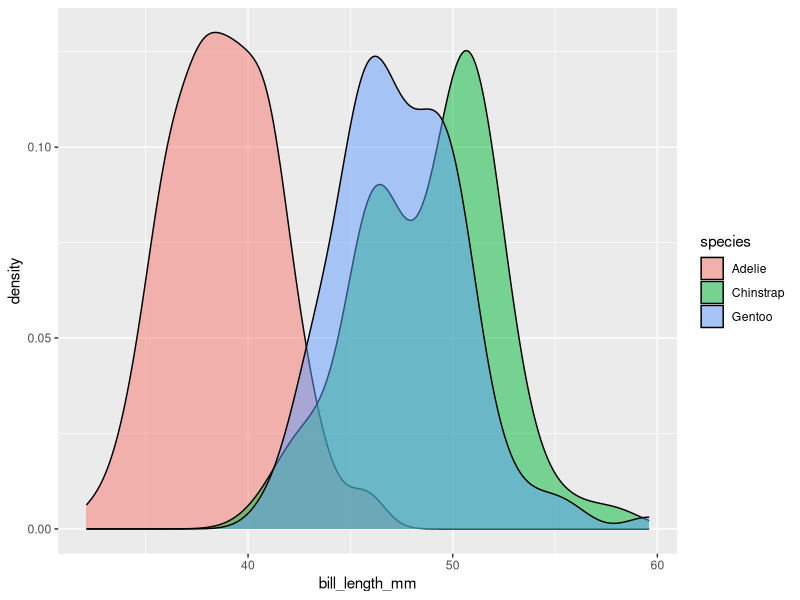
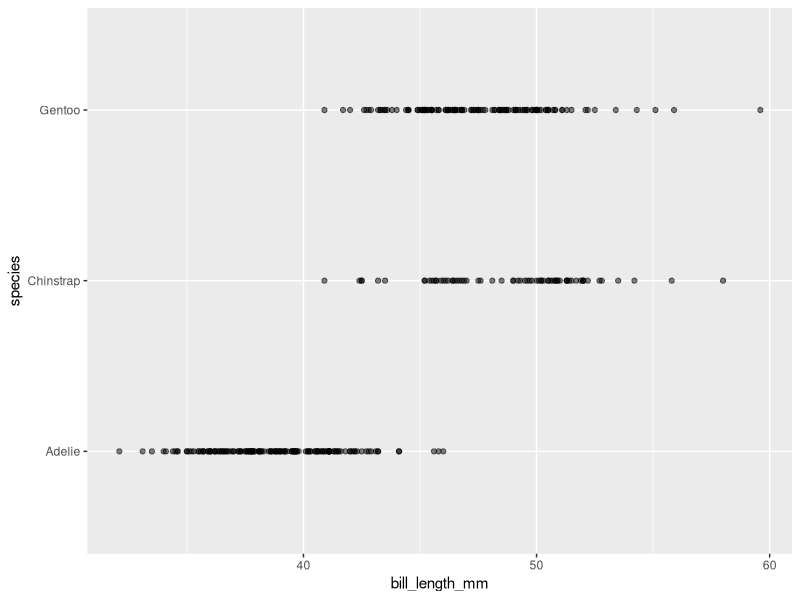
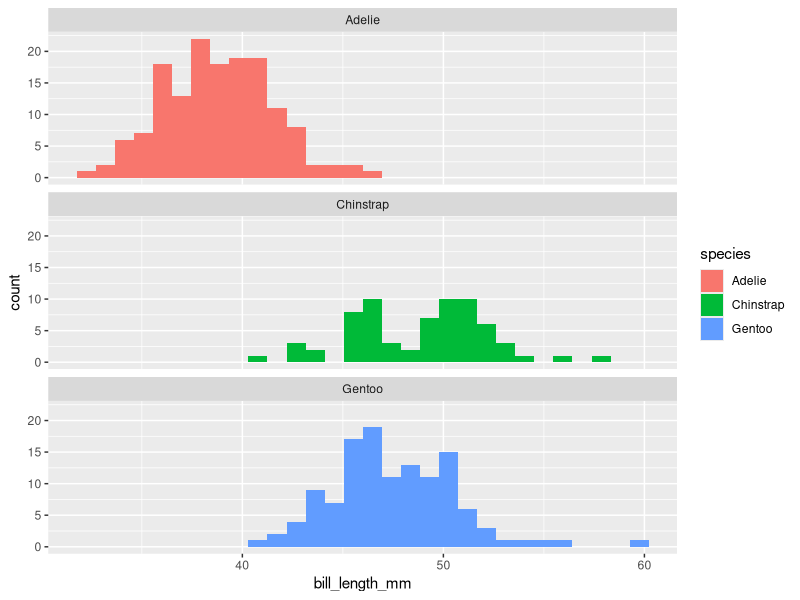
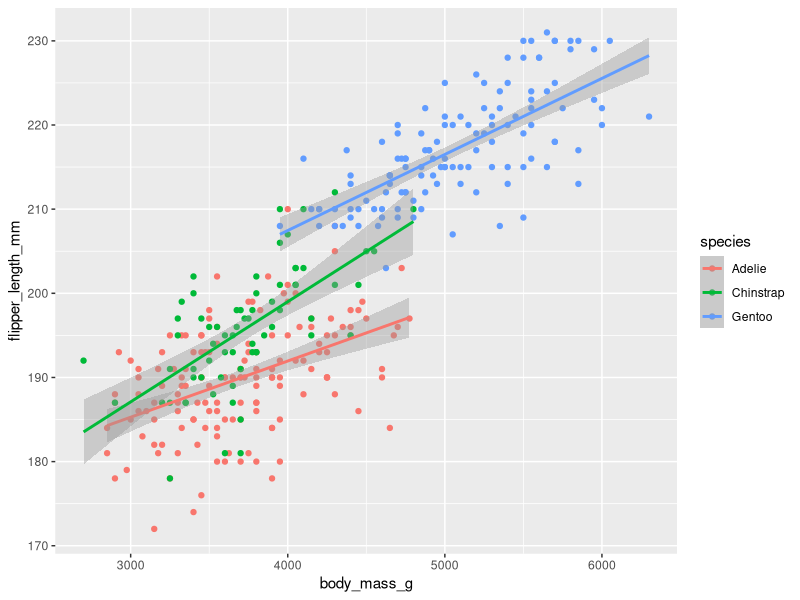
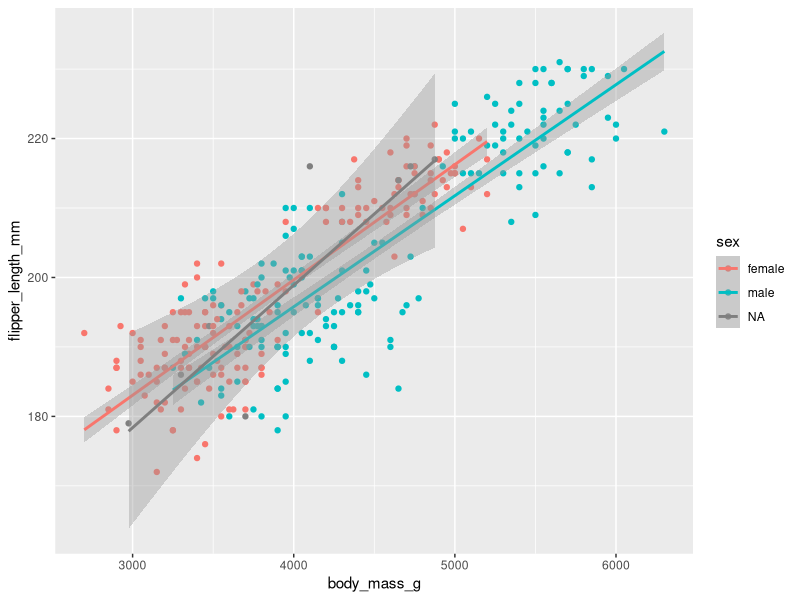
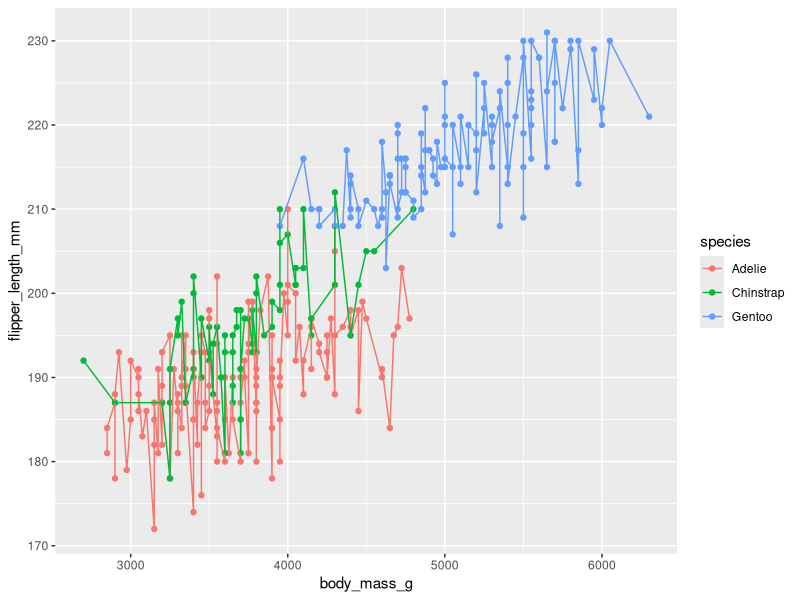

Source code (R) for these figures, in order:
## ---- chunk 1
knitr::opts_chunk$set(echo = TRUE)
## ---- chunk 2

library(palmerpenguins) 
library(tidyverse)
## ---- chunk 3
penguins %>%
  ggplot() +
  geom_density(mapping = aes(x = bill_length_mm, fill=species), alpha=0.5)

## ---- chunk 4
penguins %>%
  ggplot() +
  geom_point(mapping = aes(x = bill_length_mm, y=species), alpha=0.5)

## ---- chunk 5
penguins %>%
  ggplot() +
  geom_histogram(mapping = aes(x = bill_length_mm, fill=species))+
  facet_wrap(~species, nrow=3)
## ---- chunk 6
penguins %>%
  ggplot(mapping = aes(x = body_mass_g, y=flipper_length_mm, color=species)) +
  geom_point() +
  geom_smooth(method="lm")
## ---- chunk 7
  penguins %>%
  ggplot(mapping = aes(x = body_mass_g, y=flipper_length_mm, color=sex)) +
  geom_point() +
  geom_smooth(method="lm")

## ---- chunk 8
  penguins %>%
  ggplot(mapping = aes(x = body_mass_g, y=flipper_length_mm, color=species)) +
  geom_point() +
  geom_line()

